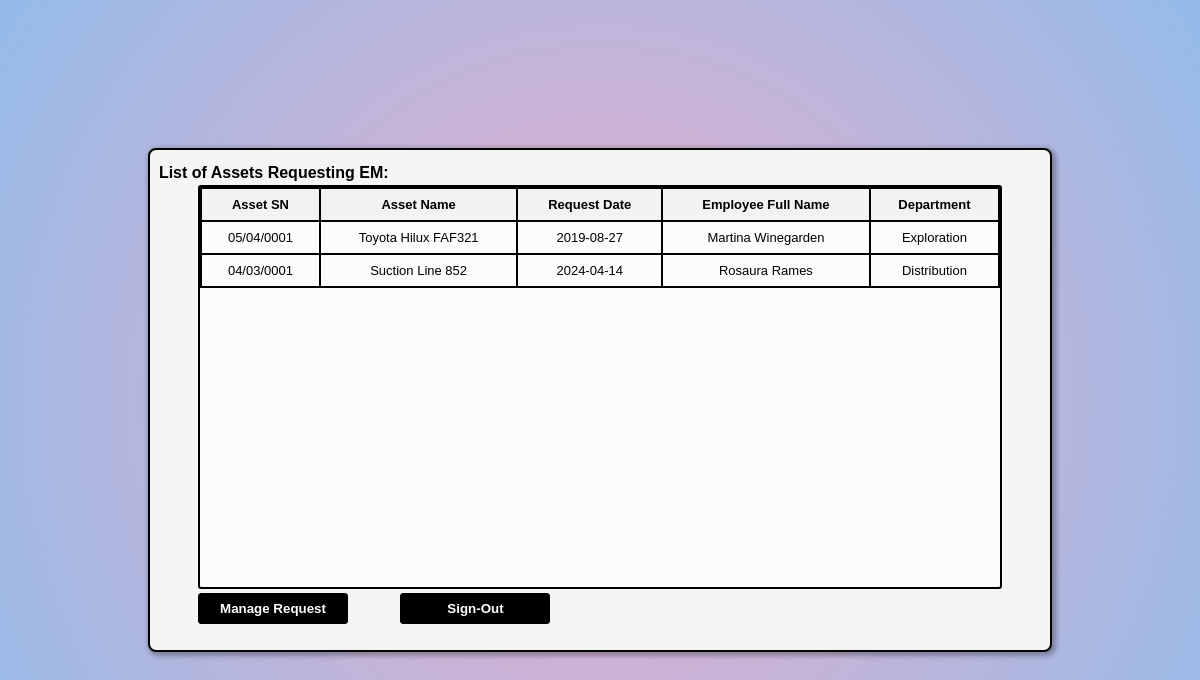
The page /Sourcecode/emrd.php on the database its author committed.
### tables this page shows
CREATE TABLE `emergencymaintenances` (
  `ID` bigint(20) NOT NULL,
  `AssetID` bigint(20) NOT NULL,
  `PriorityID` bigint(20) NOT NULL,
  `DescriptionEmergency` varchar(200) NOT NULL,
  `OtherConsiderations` varchar(200) NOT NULL,
  `EMReportDate` date NOT NULL,
  `EMStartDate` date DEFAULT NULL,
  `EMEndDate` date DEFAULT NULL,
  `EMTechnicianNote` varchar(200) DEFAULT NULL
);

CREATE TABLE `assets` (
  `ID` bigint(20) NOT NULL,
  `AssetSN` varchar(20) NOT NULL,
  `AssetName` varchar(150) NOT NULL,
  `DepartmentLocationID` bigint(20) NOT NULL,
  `EmployeeID` bigint(20) NOT NULL,
  `AssetGroupID` bigint(20) NOT NULL,
  `Description` text NOT NULL,
  `WarrantyDate` date DEFAULT NULL
);

CREATE TABLE `departments` (
  `ID` bigint(20) NOT NULL,
  `Name` varchar(100) NOT NULL
);

### Sourcecode/emrd.php (the view, shortened to what this page needs)
<!DOCTYPE html>
<html>
   <head>
      <link rel="stylesheet" href="css/EMRDStyle.css?v=<?php echo time(); ?>">
   </head>
   <body>
      <div class="container">
      <h4>&nbsp List of Assets Requesting EM:</h4>
         <div class="inside-container">
         <table id="myTable">
        <thead>
            <tr>
                <th>Asset SN</th>
                <th>Asset Name</th>
                <th>Request Date</th>
                <th>Employee Full Name</th>
                <th>Department</th>
            </tr>
        </thead>
        <tbody>
        <?php
$servername = "localhost";
$username = "root";
$password = "";
$database = "Session2";
$connection = new mysqli($servername, $username, $password, $database);
$sql = "SELECT
            emergencymaintenances.ID AS ID,
            emergencymaintenances.AssetID AS AssetID,
            assets.AssetSN AS AssetSN,
            assets.AssetName AS AssetName,
            emergencymaintenances.EMReportDate AS RequestDate,
            CONCAT(employees.FirstName, ' ', employees.LastName) AS EmployeeFullName,
            departments.Name AS Department
        FROM
            emergencymaintenances
        JOIN
            assets ON emergencymaintenances.AssetID = assets.ID
        JOIN
            employees ON emergencymaintenances.ID = employees.ID
        JOIN
            departments ON employees.ID = departments.ID
        WHERE
            emergencymaintenances.EMEndDate IS NULL";
$result = $connection->query($sql);
if ($result->num_rows > 0) {
    while($row = $result->fetch_assoc()) {
        echo "<tr>";
        echo "<td>".$row["AssetSN"]."</td>";
        echo "<td>".$row["AssetName"]."</td>";
        echo "<td>".$row["RequestDate"]."</td>";
        echo "<td>".$row["EmployeeFullName"]."</td>";
        echo "<td>".$row["Department"]."</td>";
        echo "</tr>";
    }
} else {
    echo "<tr><td colspan='6'>0 results</td></tr>";
}
?>
        </tbody>
    </table>
    </div>
    <button id="manageRequestButton" type="button">Manage Request</button>
    <a href="index.php"><button>Sign-Out</button></a>
      </div>
</body>
</html>

### Sourcecode/css/EMRDStyle.css (style rules this page uses)
* { user-select: none; }
body { font-family: Arial, sans-serif; background-color: #f0f0f0; height: 100vh; margin: 0; background: rgb(238,174,202); background: radial-gradient(circle, rgba(238,174,202,1) 0%, rgba(148,187,233,1) 100%); }
.container { height: 500px; width: 900px; background-color: whitesmoke; border: 2px solid black; position: fixed; top: 50%; left: 50%; transform: translate(-50%, -50%); box-shadow: 2px 2px 5px 2px rgba(0, 0, 0, 0.3); border-radius: 8px; }
.inside-container { height: 400px; width: 800px; background-color: rgb(253, 251, 251); border: 2px solid black; position: fixed; top: 45%; left: 50%; transform: translate(-50%, -50%); margin-top:12px; border-radius: 3px; }
button { display: inline-block; padding: 7px 17px; background-color: black; color: white; text-align: center; text-decoration: none; border: 1px solid black; cursor: pointer; margin-top: 390px; margin-left: 48px; border-radius: 3px; width: 150px; font-weight:bold; border-radius: 3px; }
table { width: 100%; border-collapse: collapse; font-size: small; }
th, td { border: 2px solid black; padding: 8px; text-align: center; }
th { background-color: #f2f2f2; }
h4 { margin-top:14px; }

### rows shown on the page
emergencymaintenances: AssetID.AssetSN "05/04/0001", AssetID.AssetName "Toyota Hilux FAF321", EMReportDate "2019-08-27", EmployeeFullName "Martina Winegarden", departments.Name "Exploration"
emergencymaintenances: AssetID.AssetSN "04/03/0001", AssetID.AssetName "Suction Line 852", EMReportDate "2024-04-14", EmployeeFullName "Rosaura Rames", departments.Name "Distribution"
